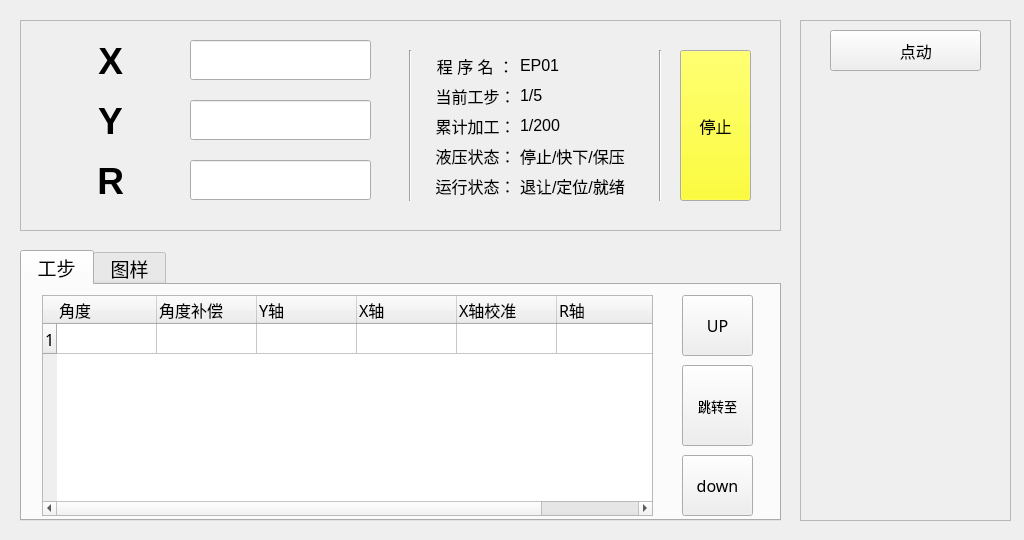
<?xml version="1.0" encoding="UTF-8"?>
<ui version="4.0">
 <class>RunState</class>
 <widget class="QWidget" name="RunState">
  <property name="geometry">
   <rect>
    <x>0</x>
    <y>0</y>
    <width>1024</width>
    <height>540</height>
   </rect>
  </property>
  <property name="windowTitle">
   <string>Form</string>
  </property>
  <widget class="QTabWidget" name="tabWidget">
   <property name="geometry">
    <rect>
     <x>20</x>
     <y>250</y>
     <width>761</width>
     <height>271</height>
    </rect>
   </property>
   <property name="font">
    <font>
     <pointsize>14</pointsize>
    </font>
   </property>
   <property name="tabShape">
    <enum>QTabWidget::Rounded</enum>
   </property>
   <property name="currentIndex">
    <number>0</number>
   </property>
   <widget class="QWidget" name="tab">
    <attribute name="title">
     <string> 工步 </string>
    </attribute>
    <widget class="QTableWidget" name="tableWidget_Run">
     <property name="geometry">
      <rect>
       <x>20</x>
       <y>10</y>
       <width>611</width>
       <height>221</height>
      </rect>
     </property>
     <property name="sizePolicy">
      <sizepolicy hsizetype="Expanding" vsizetype="Expanding">
       <horstretch>0</horstretch>
       <verstretch>0</verstretch>
      </sizepolicy>
     </property>
     <property name="font">
      <font>
       <family>Sans Serif</family>
       <pointsize>12</pointsize>
      </font>
     </property>
     <property name="cursor" stdset="0">
      <cursorShape>ArrowCursor</cursorShape>
     </property>
     <property name="mouseTracking">
      <bool>true</bool>
     </property>
     <property name="focusPolicy">
      <enum>Qt::NoFocus</enum>
     </property>
     <property name="acceptDrops">
      <bool>true</bool>
     </property>
     <property name="layoutDirection">
      <enum>Qt::LeftToRight</enum>
     </property>
     <property name="midLineWidth">
      <number>1</number>
     </property>
     <property name="verticalScrollBarPolicy">
      <enum>Qt::ScrollBarAsNeeded</enum>
     </property>
     <property name="horizontalScrollBarPolicy">
      <enum>Qt::ScrollBarAsNeeded</enum>
     </property>
     <property name="autoScrollMargin">
      <number>16</number>
     </property>
     <property name="editTriggers">
      <set>QAbstractItemView::NoEditTriggers</set>
     </property>
     <property name="dragEnabled">
      <bool>true</bool>
     </property>
     <property name="selectionMode">
      <enum>QAbstractItemView::SingleSelection</enum>
     </property>
     <property name="selectionBehavior">
      <enum>QAbstractItemView::SelectRows</enum>
     </property>
     <property name="textElideMode">
      <enum>Qt::ElideRight</enum>
     </property>
     <property name="gridStyle">
      <enum>Qt::SolidLine</enum>
     </property>
     <property name="sortingEnabled">
      <bool>false</bool>
     </property>
     <property name="rowCount">
      <number>1</number>
     </property>
     <property name="columnCount">
      <number>6</number>
     </property>
     <attribute name="horizontalHeaderCascadingSectionResizes">
      <bool>false</bool>
     </attribute>
     <attribute name="horizontalHeaderMinimumSectionSize">
      <number>27</number>
     </attribute>
     <attribute name="horizontalHeaderShowSortIndicator" stdset="0">
      <bool>false</bool>
     </attribute>
     <attribute name="horizontalHeaderStretchLastSection">
      <bool>false</bool>
     </attribute>
     <attribute name="verticalHeaderDefaultSectionSize">
      <number>30</number>
     </attribute>
     <attribute name="verticalHeaderShowSortIndicator" stdset="0">
      <bool>false</bool>
     </attribute>
     <row/>
     <column>
      <property name="text">
       <string>角度</string>
      </property>
      <property name="font">
       <font>
        <pointsize>12</pointsize>
       </font>
      </property>
      <property name="textAlignment">
       <set>AlignLeft|AlignVCenter</set>
      </property>
     </column>
     <column>
      <property name="text">
       <string>角度补偿</string>
      </property>
      <property name="font">
       <font>
        <family>Sans Serif</family>
        <pointsize>12</pointsize>
       </font>
      </property>
      <property name="textAlignment">
       <set>AlignLeft|AlignVCenter</set>
      </property>
     </column>
     <column>
      <property name="text">
       <string>Y轴</string>
      </property>
      <property name="font">
       <font>
        <family>Sans Serif</family>
        <pointsize>12</pointsize>
       </font>
      </property>
      <property name="textAlignment">
       <set>AlignLeft|AlignVCenter</set>
      </property>
     </column>
     <column>
      <property name="text">
       <string>X轴</string>
      </property>
      <property name="font">
       <font>
        <family>Sans Serif</family>
        <pointsize>12</pointsize>
       </font>
      </property>
      <property name="textAlignment">
       <set>AlignLeft|AlignVCenter</set>
      </property>
     </column>
     <column>
      <property name="text">
       <string>X轴校准</string>
      </property>
      <property name="font">
       <font>
        <family>Sans Serif</family>
        <pointsize>12</pointsize>
       </font>
      </property>
      <property name="textAlignment">
       <set>AlignLeft|AlignVCenter</set>
      </property>
     </column>
     <column>
      <property name="text">
       <string>R轴</string>
      </property>
      <property name="font">
       <font>
        <family>Sans Serif</family>
        <pointsize>12</pointsize>
       </font>
      </property>
      <property name="textAlignment">
       <set>AlignLeft|AlignVCenter</set>
      </property>
     </column>
     <item row="0" column="0">
      <property name="text">
       <string/>
      </property>
      <property name="font">
       <font>
        <family>文泉驿微米黑</family>
       </font>
      </property>
     </item>
    </widget>
    <widget class="QToolButton" name="pushButton_Left_1">
     <property name="geometry">
      <rect>
       <x>660</x>
       <y>10</y>
       <width>71</width>
       <height>61</height>
      </rect>
     </property>
     <property name="font">
      <font>
       <family>Sans Serif</family>
       <pointsize>12</pointsize>
      </font>
     </property>
     <property name="text">
      <string>UP</string>
     </property>
     <property name="icon">
      <iconset resource="A66-appsrc.qrc">
       <normaloff>:/ico/ICO/P2-UP.png</normaloff>:/ico/ICO/P2-UP.png</iconset>
     </property>
     <property name="iconSize">
      <size>
       <width>36</width>
       <height>36</height>
      </size>
     </property>
     <property name="toolButtonStyle">
      <enum>Qt::ToolButtonIconOnly</enum>
     </property>
    </widget>
    <widget class="QToolButton" name="pushButton_Left_2">
     <property name="geometry">
      <rect>
       <x>660</x>
       <y>80</y>
       <width>71</width>
       <height>81</height>
      </rect>
     </property>
     <property name="font">
      <font>
       <family>Sans Serif</family>
       <pointsize>10</pointsize>
      </font>
     </property>
     <property name="text">
      <string>跳转至</string>
     </property>
     <property name="icon">
      <iconset resource="A66-appsrc.qrc">
       <normaloff>:/ico/ICO/P1-LINK.png</normaloff>:/ico/ICO/P1-LINK.png</iconset>
     </property>
     <property name="iconSize">
      <size>
       <width>36</width>
       <height>36</height>
      </size>
     </property>
     <property name="toolButtonStyle">
      <enum>Qt::ToolButtonTextUnderIcon</enum>
     </property>
    </widget>
    <widget class="QToolButton" name="pushButton_Left_4">
     <property name="geometry">
      <rect>
       <x>660</x>
       <y>170</y>
       <width>71</width>
       <height>61</height>
      </rect>
     </property>
     <property name="font">
      <font>
       <family>Sans Serif</family>
       <pointsize>12</pointsize>
      </font>
     </property>
     <property name="text">
      <string>down</string>
     </property>
     <property name="icon">
      <iconset resource="A66-appsrc.qrc">
       <normaloff>:/ico/ICO/P2-DOWN.png</normaloff>:/ico/ICO/P2-DOWN.png</iconset>
     </property>
     <property name="iconSize">
      <size>
       <width>36</width>
       <height>36</height>
      </size>
     </property>
    </widget>
   </widget>
   <widget class="QWidget" name="tab_2">
    <attribute name="title">
     <string> 图样 </string>
    </attribute>
    <widget class="QLabel" name="label_pic">
     <property name="geometry">
      <rect>
       <x>220</x>
       <y>40</y>
       <width>261</width>
       <height>171</height>
      </rect>
     </property>
     <property name="text">
      <string/>
     </property>
     <property name="pixmap">
      <pixmap resource="A66-appsrc.qrc">:/PIC/PIC/P01.jpg</pixmap>
     </property>
     <property name="scaledContents">
      <bool>true</bool>
     </property>
    </widget>
    <widget class="QGraphicsView" name="graphicsView">
     <property name="geometry">
      <rect>
       <x>20</x>
       <y>20</y>
       <width>711</width>
       <height>211</height>
      </rect>
     </property>
    </widget>
    <zorder>graphicsView</zorder>
    <zorder>label_pic</zorder>
   </widget>
  </widget>
  <widget class="QFrame" name="frame">
   <property name="geometry">
    <rect>
     <x>20</x>
     <y>20</y>
     <width>761</width>
     <height>211</height>
    </rect>
   </property>
   <property name="frameShape">
    <enum>QFrame::StyledPanel</enum>
   </property>
   <property name="frameShadow">
    <enum>QFrame::Raised</enum>
   </property>
   <widget class="QToolButton" name="toolButton">
    <property name="geometry">
     <rect>
      <x>30</x>
      <y>140</y>
      <width>101</width>
      <height>41</height>
     </rect>
    </property>
    <property name="font">
     <font>
      <pointsize>28</pointsize>
      <weight>75</weight>
      <bold>true</bold>
     </font>
    </property>
    <property name="text">
     <string>  R</string>
    </property>
    <property name="icon">
     <iconset resource="A66-appsrc.qrc">
      <normaloff>:/ico/ICO/P1-START.png</normaloff>:/ico/ICO/P1-START.png</iconset>
    </property>
    <property name="iconSize">
     <size>
      <width>30</width>
      <height>30</height>
     </size>
    </property>
    <property name="toolButtonStyle">
     <enum>Qt::ToolButtonTextBesideIcon</enum>
    </property>
    <property name="autoRaise">
     <bool>true</bool>
    </property>
   </widget>
   <widget class="QLineEdit" name="lineEdit_RCurrentPos">
    <property name="geometry">
     <rect>
      <x>170</x>
      <y>140</y>
      <width>181</width>
      <height>40</height>
     </rect>
    </property>
    <property name="cursor">
     <cursorShape>ArrowCursor</cursorShape>
    </property>
    <property name="text">
     <string/>
    </property>
    <property name="readOnly">
     <bool>true</bool>
    </property>
   </widget>
   <widget class="QToolButton" name="toolButton_2">
    <property name="geometry">
     <rect>
      <x>30</x>
      <y>80</y>
      <width>101</width>
      <height>41</height>
     </rect>
    </property>
    <property name="font">
     <font>
      <pointsize>28</pointsize>
      <weight>75</weight>
      <bold>true</bold>
     </font>
    </property>
    <property name="text">
     <string>  Y</string>
    </property>
    <property name="icon">
     <iconset resource="A66-appsrc.qrc">
      <normaloff>:/ico/ICO/P1-START.png</normaloff>:/ico/ICO/P1-START.png</iconset>
    </property>
    <property name="iconSize">
     <size>
      <width>30</width>
      <height>30</height>
     </size>
    </property>
    <property name="toolButtonStyle">
     <enum>Qt::ToolButtonTextBesideIcon</enum>
    </property>
    <property name="autoRaise">
     <bool>true</bool>
    </property>
   </widget>
   <widget class="QToolButton" name="toolButton_3">
    <property name="geometry">
     <rect>
      <x>30</x>
      <y>20</y>
      <width>101</width>
      <height>41</height>
     </rect>
    </property>
    <property name="font">
     <font>
      <pointsize>28</pointsize>
      <weight>75</weight>
      <bold>true</bold>
     </font>
    </property>
    <property name="text">
     <string>  X</string>
    </property>
    <property name="icon">
     <iconset resource="A66-appsrc.qrc">
      <normaloff>:/ico/ICO/P1-START.png</normaloff>:/ico/ICO/P1-START.png</iconset>
    </property>
    <property name="iconSize">
     <size>
      <width>30</width>
      <height>30</height>
     </size>
    </property>
    <property name="toolButtonStyle">
     <enum>Qt::ToolButtonTextBesideIcon</enum>
    </property>
    <property name="autoRaise">
     <bool>true</bool>
    </property>
   </widget>
   <widget class="QLineEdit" name="lineEdit_XCurrentPos">
    <property name="geometry">
     <rect>
      <x>170</x>
      <y>20</y>
      <width>181</width>
      <height>40</height>
     </rect>
    </property>
    <property name="cursor">
     <cursorShape>ArrowCursor</cursorShape>
    </property>
    <property name="text">
     <string/>
    </property>
    <property name="readOnly">
     <bool>true</bool>
    </property>
   </widget>
   <widget class="QLineEdit" name="lineEdit_YCurrentPos">
    <property name="geometry">
     <rect>
      <x>170</x>
      <y>80</y>
      <width>181</width>
      <height>40</height>
     </rect>
    </property>
    <property name="cursor">
     <cursorShape>ArrowCursor</cursorShape>
    </property>
    <property name="text">
     <string/>
    </property>
    <property name="readOnly">
     <bool>true</bool>
    </property>
   </widget>
   <widget class="Line" name="line">
    <property name="geometry">
     <rect>
      <x>380</x>
      <y>30</y>
      <width>20</width>
      <height>151</height>
     </rect>
    </property>
    <property name="orientation">
     <enum>Qt::Vertical</enum>
    </property>
   </widget>
   <widget class="QToolButton" name="toolButton_4">
    <property name="geometry">
     <rect>
      <x>410</x>
      <y>30</y>
      <width>91</width>
      <height>31</height>
     </rect>
    </property>
    <property name="font">
     <font>
      <pointsize>12</pointsize>
      <weight>50</weight>
      <bold>false</bold>
     </font>
    </property>
    <property name="text">
     <string>程 序 名 ：</string>
    </property>
    <property name="iconSize">
     <size>
      <width>30</width>
      <height>30</height>
     </size>
    </property>
    <property name="toolButtonStyle">
     <enum>Qt::ToolButtonTextBesideIcon</enum>
    </property>
    <property name="autoRaise">
     <bool>true</bool>
    </property>
   </widget>
   <widget class="QToolButton" name="toolButton_5">
    <property name="geometry">
     <rect>
      <x>410</x>
      <y>60</y>
      <width>91</width>
      <height>31</height>
     </rect>
    </property>
    <property name="font">
     <font>
      <pointsize>12</pointsize>
      <weight>50</weight>
      <bold>false</bold>
     </font>
    </property>
    <property name="text">
     <string>当前工步：</string>
    </property>
    <property name="iconSize">
     <size>
      <width>30</width>
      <height>30</height>
     </size>
    </property>
    <property name="toolButtonStyle">
     <enum>Qt::ToolButtonTextBesideIcon</enum>
    </property>
    <property name="autoRaise">
     <bool>true</bool>
    </property>
   </widget>
   <widget class="QToolButton" name="toolButton_6">
    <property name="geometry">
     <rect>
      <x>410</x>
      <y>90</y>
      <width>91</width>
      <height>31</height>
     </rect>
    </property>
    <property name="font">
     <font>
      <pointsize>12</pointsize>
      <weight>50</weight>
      <bold>false</bold>
     </font>
    </property>
    <property name="text">
     <string>累计加工：</string>
    </property>
    <property name="iconSize">
     <size>
      <width>30</width>
      <height>30</height>
     </size>
    </property>
    <property name="toolButtonStyle">
     <enum>Qt::ToolButtonTextBesideIcon</enum>
    </property>
    <property name="autoRaise">
     <bool>true</bool>
    </property>
   </widget>
   <widget class="QToolButton" name="toolButton_7">
    <property name="geometry">
     <rect>
      <x>410</x>
      <y>120</y>
      <width>91</width>
      <height>31</height>
     </rect>
    </property>
    <property name="font">
     <font>
      <pointsize>12</pointsize>
      <weight>50</weight>
      <bold>false</bold>
     </font>
    </property>
    <property name="text">
     <string>液压状态：</string>
    </property>
    <property name="iconSize">
     <size>
      <width>30</width>
      <height>30</height>
     </size>
    </property>
    <property name="toolButtonStyle">
     <enum>Qt::ToolButtonTextBesideIcon</enum>
    </property>
    <property name="autoRaise">
     <bool>true</bool>
    </property>
   </widget>
   <widget class="QToolButton" name="toolButton_8">
    <property name="geometry">
     <rect>
      <x>410</x>
      <y>150</y>
      <width>91</width>
      <height>31</height>
     </rect>
    </property>
    <property name="font">
     <font>
      <pointsize>12</pointsize>
      <weight>50</weight>
      <bold>false</bold>
     </font>
    </property>
    <property name="text">
     <string>运行状态：</string>
    </property>
    <property name="iconSize">
     <size>
      <width>30</width>
      <height>30</height>
     </size>
    </property>
    <property name="toolButtonStyle">
     <enum>Qt::ToolButtonTextBesideIcon</enum>
    </property>
    <property name="autoRaise">
     <bool>true</bool>
    </property>
   </widget>
   <widget class="QToolButton" name="pushButton_Left_5">
    <property name="geometry">
     <rect>
      <x>660</x>
      <y>30</y>
      <width>71</width>
      <height>151</height>
     </rect>
    </property>
    <property name="palette">
     <palette>
      <active>
       <colorrole role="Button">
        <brush brushstyle="SolidPattern">
         <color alpha="255">
          <red>255</red>
          <green>255</green>
          <blue>0</blue>
         </color>
        </brush>
       </colorrole>
      </active>
      <inactive>
       <colorrole role="Button">
        <brush brushstyle="SolidPattern">
         <color alpha="255">
          <red>255</red>
          <green>255</green>
          <blue>0</blue>
         </color>
        </brush>
       </colorrole>
      </inactive>
      <disabled>
       <colorrole role="Button">
        <brush brushstyle="SolidPattern">
         <color alpha="255">
          <red>255</red>
          <green>255</green>
          <blue>0</blue>
         </color>
        </brush>
       </colorrole>
      </disabled>
     </palette>
    </property>
    <property name="font">
     <font>
      <family>Sans Serif</family>
      <pointsize>12</pointsize>
     </font>
    </property>
    <property name="text">
     <string>停止</string>
    </property>
    <property name="icon">
     <iconset resource="A66-appsrc.qrc">
      <normaloff>:/ico/ICO/P1-STOP.png</normaloff>:/ico/ICO/P1-STOP.png</iconset>
    </property>
    <property name="iconSize">
     <size>
      <width>48</width>
      <height>48</height>
     </size>
    </property>
   </widget>
   <widget class="QLabel" name="label_ProgramName">
    <property name="geometry">
     <rect>
      <x>500</x>
      <y>30</y>
      <width>131</width>
      <height>31</height>
     </rect>
    </property>
    <property name="font">
     <font>
      <pointsize>12</pointsize>
     </font>
    </property>
    <property name="text">
     <string>EP01</string>
    </property>
   </widget>
   <widget class="QLabel" name="label_CurrentStep">
    <property name="geometry">
     <rect>
      <x>500</x>
      <y>60</y>
      <width>131</width>
      <height>31</height>
     </rect>
    </property>
    <property name="font">
     <font>
      <pointsize>12</pointsize>
     </font>
    </property>
    <property name="text">
     <string>1/5</string>
    </property>
   </widget>
   <widget class="QLabel" name="label_WorkedTotal">
    <property name="geometry">
     <rect>
      <x>500</x>
      <y>90</y>
      <width>131</width>
      <height>31</height>
     </rect>
    </property>
    <property name="font">
     <font>
      <pointsize>12</pointsize>
     </font>
    </property>
    <property name="text">
     <string>1/200</string>
    </property>
   </widget>
   <widget class="QLabel" name="label_Pressure">
    <property name="geometry">
     <rect>
      <x>500</x>
      <y>120</y>
      <width>131</width>
      <height>31</height>
     </rect>
    </property>
    <property name="font">
     <font>
      <pointsize>12</pointsize>
     </font>
    </property>
    <property name="text">
     <string>停止/快下/保压</string>
    </property>
   </widget>
   <widget class="QLabel" name="label_Run">
    <property name="geometry">
     <rect>
      <x>500</x>
      <y>150</y>
      <width>131</width>
      <height>31</height>
     </rect>
    </property>
    <property name="font">
     <font>
      <pointsize>12</pointsize>
     </font>
    </property>
    <property name="text">
     <string>退让/定位/就绪</string>
    </property>
   </widget>
   <widget class="Line" name="line_2">
    <property name="geometry">
     <rect>
      <x>630</x>
      <y>30</y>
      <width>20</width>
      <height>151</height>
     </rect>
    </property>
    <property name="orientation">
     <enum>Qt::Vertical</enum>
    </property>
   </widget>
  </widget>
  <widget class="QFrame" name="frame_2">
   <property name="geometry">
    <rect>
     <x>800</x>
     <y>20</y>
     <width>211</width>
     <height>501</height>
    </rect>
   </property>
   <property name="frameShape">
    <enum>QFrame::StyledPanel</enum>
   </property>
   <property name="frameShadow">
    <enum>QFrame::Sunken</enum>
   </property>
   <widget class="QLabel" name="label">
    <property name="geometry">
     <rect>
      <x>0</x>
      <y>70</y>
      <width>201</width>
      <height>261</height>
     </rect>
    </property>
    <property name="text">
     <string/>
    </property>
    <property name="pixmap">
     <pixmap resource="A66-appsrc.qrc">:/PIC/PIC/PIC_UPPER.png</pixmap>
    </property>
    <property name="alignment">
     <set>Qt::AlignCenter</set>
    </property>
   </widget>
   <widget class="QLabel" name="label_2">
    <property name="geometry">
     <rect>
      <x>6</x>
      <y>350</y>
      <width>201</width>
      <height>161</height>
     </rect>
    </property>
    <property name="text">
     <string/>
    </property>
    <property name="pixmap">
     <pixmap resource="A66-appsrc.qrc">:/PIC/PIC/PIC_LOWER.png</pixmap>
    </property>
    <property name="alignment">
     <set>Qt::AlignCenter</set>
    </property>
   </widget>
   <widget class="QToolButton" name="pushButton_Left_3">
    <property name="geometry">
     <rect>
      <x>30</x>
      <y>10</y>
      <width>151</width>
      <height>41</height>
     </rect>
    </property>
    <property name="font">
     <font>
      <family>Sans Serif</family>
      <pointsize>12</pointsize>
     </font>
    </property>
    <property name="text">
     <string>     点动</string>
    </property>
    <property name="icon">
     <iconset resource="A66-appsrc.qrc">
      <normaloff>:/ico/ICO/P1-SIN.png</normaloff>:/ico/ICO/P1-SIN.png</iconset>
    </property>
    <property name="iconSize">
     <size>
      <width>36</width>
      <height>35</height>
     </size>
    </property>
    <property name="toolButtonStyle">
     <enum>Qt::ToolButtonTextBesideIcon</enum>
    </property>
   </widget>
  </widget>
 </widget>
 <resources>
  <include location="A66-appsrc.qrc"/>
 </resources>
 <connections/>
</ui>
